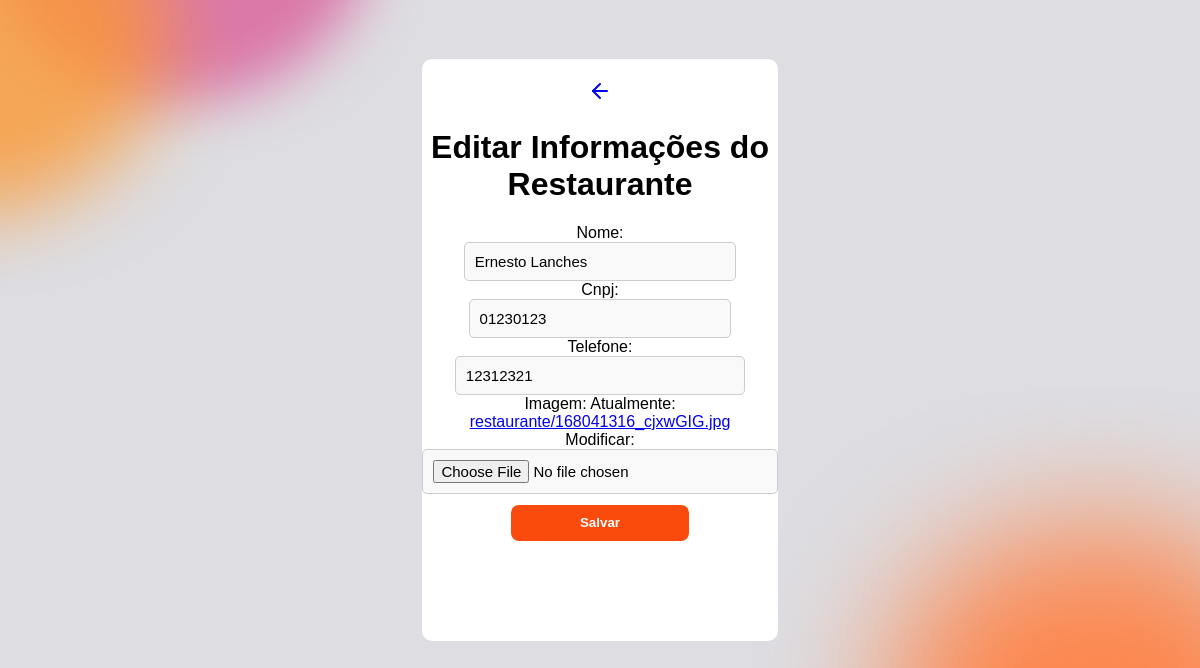
The page /dash/info/editar/ (signed in) on the database its author committed.
### dashboard/models.py (models this page shows, shortened)
class Restaurante(models.Model):
    user = models.OneToOneField(User, on_delete=models.CASCADE)
    nome = models.CharField(max_length=100)
    cnpj = models.CharField(max_length=18, unique=True)
    telefone = models.CharField(max_length=15)
    imagem = models.ImageField(upload_to='restaurante/', null=True)
    criado_em = models.DateTimeField(auto_now_add=True)

### dashboard/views.py (the view)
# urls.py: path('info/editar/', editar_informacoes, name='editar_informacoes'),
def editar_informacoes(request):
    restaurante = Restaurante.objects.get(user=request.user)
    form = RestauranteEditForm(request.POST or None, request.FILES or None, instance=restaurante)
    if form.is_valid():
        form.save()
        messages.success(request, 'informações atualizadas com sucesso!')
        return redirect('home_info')
    return render(request, 'info/form_info.html', {'form':form})

### dashboard/forms.py
class RestauranteEditForm(forms.ModelForm):
    class Meta:
        model = Restaurante
        fields = ['nome', 'cnpj', 'telefone', 'imagem']
        widgets = {
            'nome': forms.TextInput(attrs={'placeholder':'Nome'}),
            'cnpj': forms.TextInput(attrs={'placeholder':'CNPJ'}),
            'telefone': forms.TextInput(attrs={'placeholder':'Telefone'}),
            'imagem': forms.ClearableFileInput(),
        }
    def __init__(self, *args, **kwargs):
        super().__init__(*args, **kwargs)
        for field in self.fields.values():
            field.widget.attrs['class'] = 'form-input'

### dashboard/templates/info/form_info.html (shortened to what this page needs)
{% extends '../form_base.html' %}
{% block back_url %}
{% endblock %}
{% block form_title %}
  Editar Informações do Restaurante
{% endblock %}
{% block submit_text %}
  Salvar
{% endblock %}

### dashboard/templates/form_base.html (shortened to what this page needs)
<!DOCTYPE html>
{% load static %}
<html>
<head>
  <link rel='stylesheet' type='text/css' media='screen' href="{% static 'css/form.css' %}">
</head>
<body>
  <div class="all">
    <a href="{% block back_url %} {% endblock %}">
      <i data-lucide="arrow-left"></i>
    </a>
    <h1>
      {% block form_title %}
      {% endblock %}
    </h1>
    <form method="POST" enctype="multipart/form-data">
      {% csrf_token %} {{ form }}
      <button type="submit">
        {% block submit_text %}
        {% endblock %}
      </button>
   </form>
  </div>
</body>
</html>

### dashboard/static/css/form.css (style rules this page uses)
:root { --orange-1: #F95E07; --orange-2: #FA4A0C; --white: #ffff; }
body { font-family: 'Lucida Sans', 'Lucida Sans Regular', 'Lucida Grande', 'Lucida Sans Unicode', Geneva, Verdana, sans-serif; }
.all { margin: 0 auto; background-color: var(--white); width: 30%; padding-bottom: 100px; padding-top: 20px; border-radius: 10px; align-items: center; text-align: center; margin-top: 5%; }
button[type="submit"] { background-color: var(--orange-2); border: none; font-weight: bold; color: var(--white); border-radius: 8px; width: 50%; padding: 3%; margin-top: 3%; text-decoration: none; }
form { display: flex; flex-direction: column; align-items: center; }
.form-input { width: 100%; padding: 10px; font-size: 15px; border: 1px solid #ccc; border-radius: 5px; box-sizing: border-box; background-color: #f9f9f9; }

### rows shown on the page
Restaurante: nome "Ernesto Lanches", cnpj "01230123", telefone "12312321"
